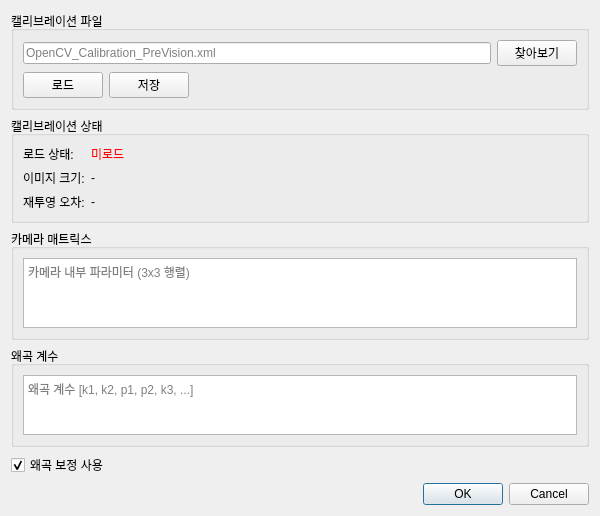
<?xml version="1.0" encoding="UTF-8"?>
<ui version="4.0">
 <class>CalibrationSettingsDialog</class>
 <widget class="QDialog" name="CalibrationSettingsDialog">
  <property name="geometry">
   <rect>
    <x>0</x>
    <y>0</y>
    <width>600</width>
    <height>500</height>
   </rect>
  </property>
  <property name="windowTitle">
   <string>캘리브레이션 설정</string>
  </property>
  <layout class="QVBoxLayout" name="verticalLayout">
   <item>
    <widget class="QGroupBox" name="groupBoxFile">
     <property name="title">
      <string>캘리브레이션 파일</string>
     </property>
     <layout class="QVBoxLayout" name="verticalLayout_2">
      <item>
       <layout class="QHBoxLayout" name="horizontalLayout">
        <item>
         <widget class="QLineEdit" name="editCalibrationFile">
          <property name="placeholderText">
           <string>OpenCV_Calibration_PreVision.xml</string>
          </property>
         </widget>
        </item>
        <item>
         <widget class="QPushButton" name="btnBrowseCalibFile">
          <property name="text">
           <string>찾아보기</string>
          </property>
         </widget>
        </item>
       </layout>
      </item>
      <item>
       <layout class="QHBoxLayout" name="horizontalLayout_2">
        <item>
         <widget class="QPushButton" name="btnLoadCalibration">
          <property name="text">
           <string>로드</string>
          </property>
         </widget>
        </item>
        <item>
         <widget class="QPushButton" name="btnSaveCalibration">
          <property name="text">
           <string>저장</string>
          </property>
         </widget>
        </item>
        <item>
         <spacer name="horizontalSpacer">
          <property name="orientation">
           <enum>Qt::Horizontal</enum>
          </property>
          <property name="sizeHint" stdset="0">
           <size>
            <width>40</width>
            <height>20</height>
           </size>
          </property>
         </spacer>
        </item>
       </layout>
      </item>
     </layout>
    </widget>
   </item>
   <item>
    <widget class="QGroupBox" name="groupBoxStatus">
     <property name="title">
      <string>캘리브레이션 상태</string>
     </property>
     <layout class="QFormLayout" name="formLayout">
      <item row="0" column="0">
       <widget class="QLabel" name="label_loaded">
        <property name="text">
         <string>로드 상태:</string>
        </property>
       </widget>
      </item>
      <item row="0" column="1">
       <widget class="QLabel" name="labelLoadedStatus">
        <property name="text">
         <string>미로드</string>
        </property>
        <property name="styleSheet">
         <string notr="true">color: red;</string>
        </property>
       </widget>
      </item>
      <item row="1" column="0">
       <widget class="QLabel" name="label_imageSize">
        <property name="text">
         <string>이미지 크기:</string>
        </property>
       </widget>
      </item>
      <item row="1" column="1">
       <widget class="QLabel" name="labelImageSize">
        <property name="text">
         <string>-</string>
        </property>
       </widget>
      </item>
      <item row="2" column="0">
       <widget class="QLabel" name="label_reprojError">
        <property name="text">
         <string>재투영 오차:</string>
        </property>
       </widget>
      </item>
      <item row="2" column="1">
       <widget class="QLabel" name="labelReprojError">
        <property name="text">
         <string>-</string>
        </property>
       </widget>
      </item>
     </layout>
    </widget>
   </item>
   <item>
    <widget class="QGroupBox" name="groupBoxMatrix">
     <property name="title">
      <string>카메라 매트릭스</string>
     </property>
     <layout class="QVBoxLayout" name="verticalLayout_3">
      <item>
       <widget class="QTextEdit" name="textCameraMatrix">
        <property name="readOnly">
         <bool>true</bool>
        </property>
        <property name="placeholderText">
         <string>카메라 내부 파라미터 (3x3 행렬)</string>
        </property>
       </widget>
      </item>
     </layout>
    </widget>
   </item>
   <item>
    <widget class="QGroupBox" name="groupBoxDistCoeffs">
     <property name="title">
      <string>왜곡 계수</string>
     </property>
     <layout class="QVBoxLayout" name="verticalLayout_4">
      <item>
       <widget class="QTextEdit" name="textDistCoeffs">
        <property name="maximumSize">
         <size>
          <width>16777215</width>
          <height>60</height>
         </size>
        </property>
        <property name="readOnly">
         <bool>true</bool>
        </property>
        <property name="placeholderText">
         <string>왜곡 계수 [k1, k2, p1, p2, k3, ...]</string>
        </property>
       </widget>
      </item>
     </layout>
    </widget>
   </item>
   <item>
    <widget class="QCheckBox" name="checkUseCalibration">
     <property name="text">
      <string>왜곡 보정 사용</string>
     </property>
     <property name="checked">
      <bool>true</bool>
     </property>
    </widget>
   </item>
   <item>
    <spacer name="verticalSpacer">
     <property name="orientation">
      <enum>Qt::Vertical</enum>
     </property>
     <property name="sizeHint" stdset="0">
      <size>
       <width>20</width>
       <height>40</height>
      </size>
     </property>
    </spacer>
   </item>
   <item>
    <widget class="QDialogButtonBox" name="buttonBox">
     <property name="orientation">
      <enum>Qt::Horizontal</enum>
     </property>
     <property name="standardButtons">
      <set>QDialogButtonBox::Cancel|QDialogButtonBox::Ok</set>
     </property>
    </widget>
   </item>
  </layout>
 </widget>
 <resources/>
 <connections>
  <connection>
   <sender>buttonBox</sender>
   <signal>accepted()</signal>
   <receiver>CalibrationSettingsDialog</receiver>
   <slot>accept()</slot>
   <hints>
    <hint type="sourcelabel">
     <x>300</x>
     <y>474</y>
    </hint>
    <hint type="destinationlabel">
     <x>157</x>
     <y>474</y>
    </hint>
   </hints>
  </connection>
  <connection>
   <sender>buttonBox</sender>
   <signal>rejected()</signal>
   <receiver>CalibrationSettingsDialog</receiver>
   <slot>reject()</slot>
   <hints>
    <hint type="sourcelabel">
     <x>400</x>
     <y>474</y>
    </hint>
    <hint type="destinationlabel">
     <x>286</x>
     <y>474</y>
    </hint>
   </hints>
  </connection>
 </connections>
</ui>
